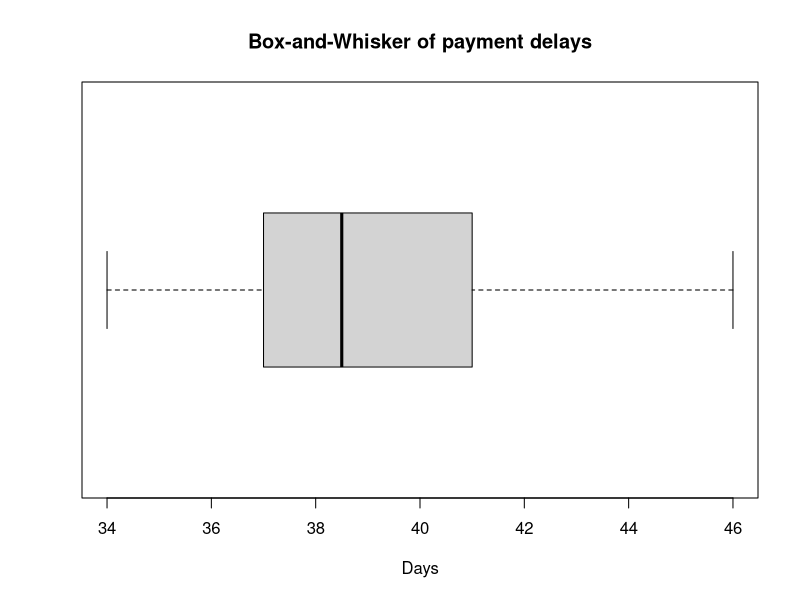
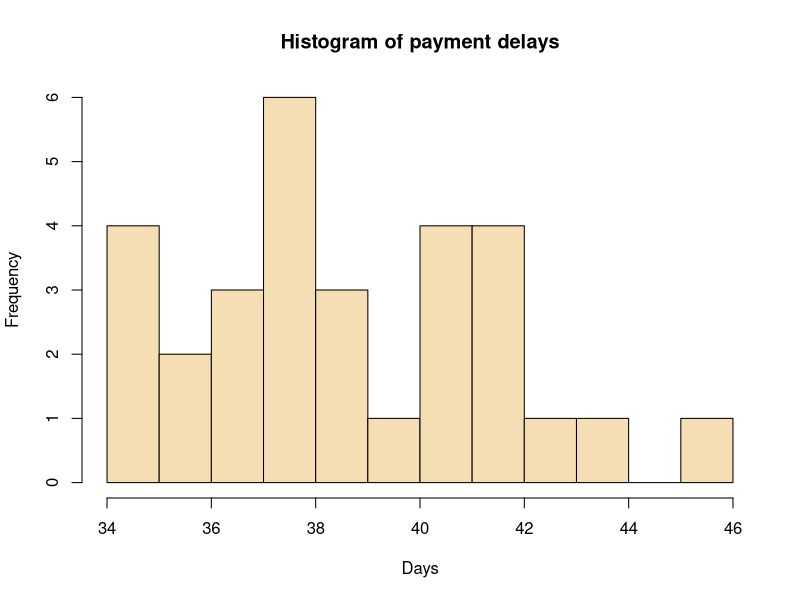
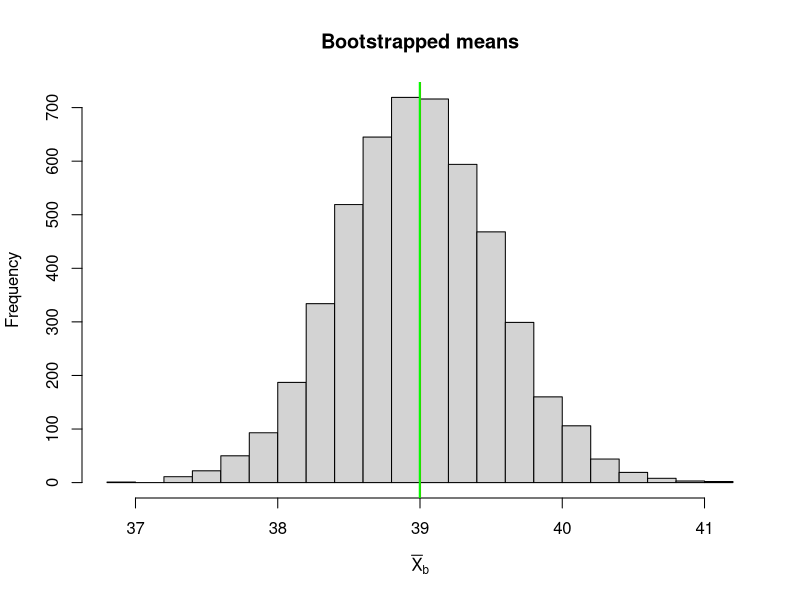

R code for these plots, in order:
######################################## CHAPTER 1.s1 ###########################################
##################################################################################################

# Load the dataset
pdelays = c(37,42,38,44,39,35,43,41,42,38,36,34,37,42,36,
            38,41,39,39,37,34,34,41,41,40,38,38,46,38,42)

## Exploratory data analysis
obs_mean = mean(pdelays)
sd_pd = sd(pdelays)
fivesum = summary(pdelays)
obs_median = median(pdelays)

boxplot(pdelays,main ="Box-and-Whisker of payment delays",horizontal =TRUE,xlab ='Days')
hist(pdelays,breaks =10,col ='wheat',xlab ='Days',main ="Histogram of payment delays")

## Bootstrapping
# number of bootstrap samples
B = 5000
# matrix to store the bootstrap samples
bstr <- matrix(0,ncol =length(pdelays),nrow =B)
for(i in 1:B){
  samp = sample(pdelays,size =length(pdelays),replace =TRUE)
  bstr[i,]  = samp
}
# Bootstrapped means
bstrm = apply(bstr,1,mean)

# Distribution of the bootstrapped means
hist(bstrm,main = 'Bootstrapped means',xlab =expression(bar(X)[b]),breaks =30)
abline(v = c(obs_mean,mean(bstrm)),col =c('red','green'),lwd =2)

####### 95% Confidence Intervals ##########################
sortedmeans = sort(bstrm)
alpha = 0.05
# positions of the quantiles
pos1 = (alpha/2)*B  ; pos2 = (1-(alpha/2))*B
q1 = sortedmeans[pos1] 
q2 = sortedmeans[pos2]
cat("(",q1," , ",q2,")",sep ='')

# Sampling errors
se1 = q1-obs_mean
se2 = q2-obs_mean
 
# population mean CI bounds
ubound = obs_mean-se1
lbound = obs_mean-se2
cat("95% CI for mu: ","(",lbound," , ",ubound,")",sep ='')

####### Hypothesis testing ##########################
count = length(sortedmeans[sortedmeans > 40])
bstr_pval = count/length(bstrm)
bstr_pval

# Compare to p-value using normal theory
TestSt = (obs_mean-38)/(sd(pdelays)/sqrt(30))
NormalTh_pval = 1-pt(TestSt,29)
NormalTh_pval
